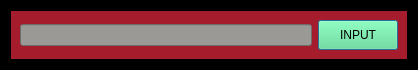
<?xml version="1.0" encoding="UTF-8"?>
<ui version="4.0">
 <class>Dialog</class>
 <widget class="QDialog" name="Dialog">
  <property name="geometry">
   <rect>
    <x>0</x>
    <y>0</y>
    <width>418</width>
    <height>66</height>
   </rect>
  </property>
  <property name="windowTitle">
   <string>Dialog</string>
  </property>
  <property name="styleSheet">
   <string notr="true">background-color: rgb(0, 0, 0);</string>
  </property>
  <layout class="QGridLayout" name="gridLayout">
   <item row="0" column="0">
    <widget class="QWidget" name="widget" native="true">
     <property name="styleSheet">
      <string notr="true">background-color: rgb(165, 29, 45);</string>
     </property>
     <layout class="QGridLayout" name="gridLayout_2">
      <item row="0" column="0">
       <widget class="QLineEdit" name="input_text">
        <property name="styleSheet">
         <string notr="true">background-color: rgb(154, 153, 150);</string>
        </property>
       </widget>
      </item>
      <item row="0" column="1">
       <widget class="QPushButton" name="input">
        <property name="minimumSize">
         <size>
          <width>80</width>
          <height>30</height>
         </size>
        </property>
        <property name="maximumSize">
         <size>
          <width>80</width>
          <height>30</height>
         </size>
        </property>
        <property name="styleSheet">
         <string notr="true">background-color: rgb(87, 227, 137);</string>
        </property>
        <property name="text">
         <string>INPUT</string>
        </property>
       </widget>
      </item>
     </layout>
    </widget>
   </item>
  </layout>
 </widget>
 <resources/>
 <connections/>
</ui>
